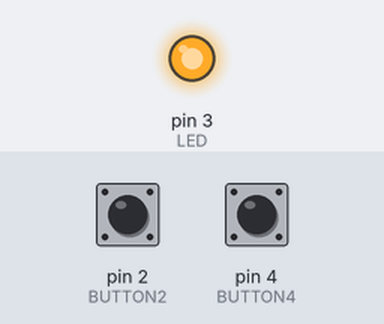
The sketch below on a simulated Arduino Uno, built with avr-gcc and run on an emulated ATmega328P. Parts: output pins drawn as LEDs (lit = HIGH). Dashed ring = blinking. The inputs (shaded band) are chosen by the test bench; at power-on: pin 4 (BUTTON4) LOW, pin 2 (BUTTON2) LOW.

Above: at 1.2 s.
1.3 s: pin 4 (BUTTON4) pulled HIGH for 0.15 s
At 2.3 s:
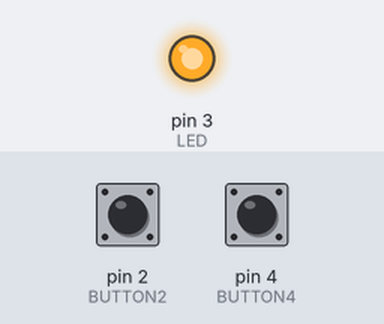
3.0 s: pin 2 (BUTTON2) pulled HIGH for 3.2 s
At 3.9 s:
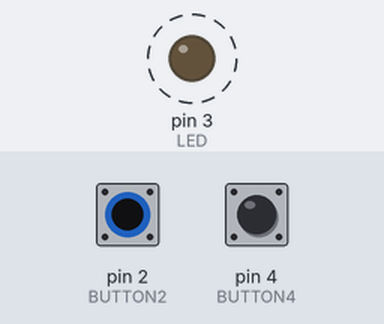
8.0 s: pin 4 (BUTTON4) pulled HIGH for 3.2 s
At 12.1 s:
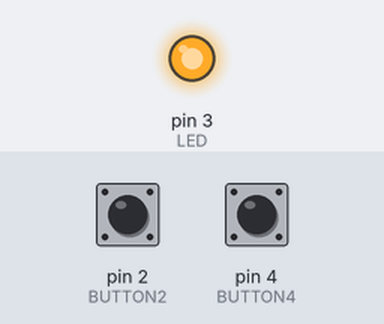
Timing chart, 0 to 13.6 s (numbered marks = the images above; inputs shaded):
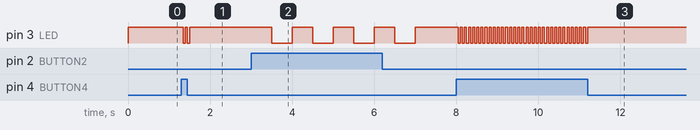

The sketch:

led_blinking_with_switch.ino
```cpp
const int BUTTON2 = 2;
const int BUTTON4 = 4;
const int LED = 3;
int BUTTONstate2 = 0;
int BUTTONstate4 = 0;

void setup()
{
  pinMode(BUTTON2, INPUT);
  pinMode(BUTTON4, INPUT);
  pinMode(LED, OUTPUT);
}

void loop()
{
  BUTTONstate2 = digitalRead(BUTTON2);
  BUTTONstate4 = digitalRead(BUTTON4);
  if (BUTTONstate2 == HIGH)
  {
    digitalWrite(LED, HIGH);
    delay(500);
    digitalWrite(LED, LOW);
    delay(500);
  }
  else if (BUTTONstate4 == HIGH)
  {
    digitalWrite(LED, HIGH);
    delay(50);
    digitalWrite(LED, LOW);
    delay(50);
  }
  else{
    digitalWrite(LED, HIGH);
  }
}
```

Measured:
- after the input at 1.3 s, pin 3 (LED): alternates HIGH for 0.05 s and LOW for 0.05 s, 4 changes in all, then stays HIGH, starting after 0.05 s
- after the input at 3.0 s, pin 3 (LED): alternates HIGH for 0.50 s and LOW for 0.50 s, starting after 0.50 s
- after the input at 8.0 s, pin 3 (LED): alternates HIGH for 0.05 s and LOW for 0.05 s, 64 changes in all, then stays HIGH, starting after 0.05 s
